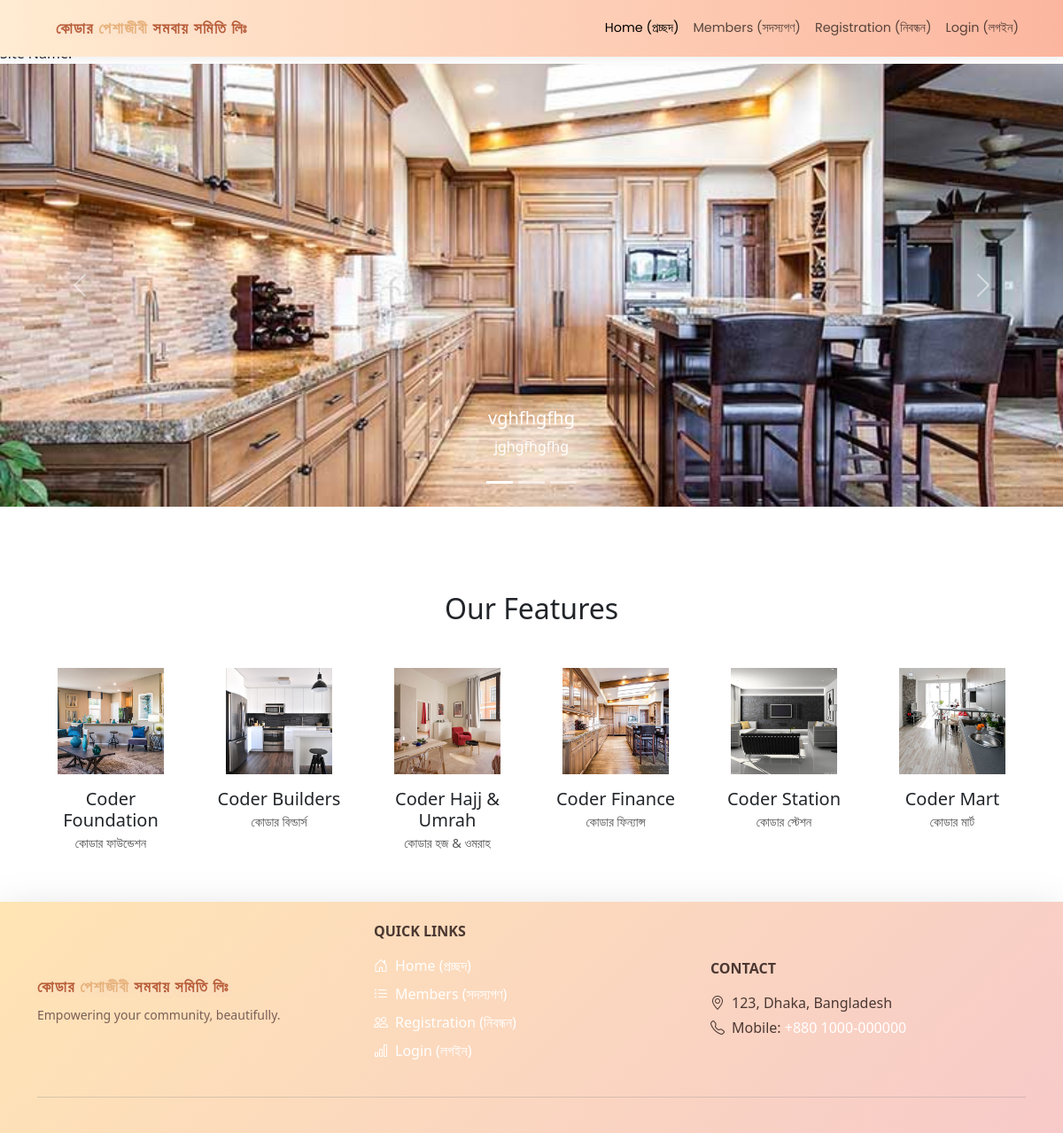
The page / on the database its author committed.
### tables this page shows
CREATE TABLE `banner` (
  `id` int(11) NOT NULL,
  `banner_name_bn` varchar(255) NOT NULL,
  `banner_name_en` varchar(255) NOT NULL,
  `banner_image` varchar(255) NOT NULL,
  `created_at` timestamp NOT NULL DEFAULT current_timestamp()
);

CREATE TABLE `company` (
  `id` int(11) NOT NULL,
  `company_name_bn` varchar(255) NOT NULL,
  `company_name_en` varchar(255) NOT NULL,
  `company_image` varchar(255) NOT NULL,
  `created_at` timestamp NOT NULL DEFAULT current_timestamp()
);

### index.php (the view, shortened to what this page needs)
<!DOCTYPE html>
<html lang="en">
<?php include 'includes/head.php'; ?>
<body>
    <header>
        <?php include 'includes/header.php'; ?>
    </header>
    <section id="carousel">
        <?php include 'includes/slider.php'; ?>
    </section>
    <section id="features" class="py-5">
        <div class="container features-section">
            <h2 class="text-center my-5">Our Features</h2>
            <div class="row text-center">
                <?php
                include_once __DIR__ . '/config/config.php';
                try {
                    $stmt = $pdo->query("SELECT company_name_en, company_name_bn, company_image FROM company ORDER BY id DESC");
                    $companies = $stmt->fetchAll();
                    foreach ($companies as $company): ?>
                    <div class="col-md-2 mb-4">
                        <div class="feature-card">
                            <img src="company/<?= htmlspecialchars($company['company_image']); ?>" alt="<?= htmlspecialchars($company['company_name_en']); ?>" class="img-fluid" style="height: 120px; object-fit: contain;">
                            <h5 class="mt-3">
                                <?= htmlspecialchars($company['company_name_en']); ?> <br>
                                <span style="font-size: 0.9rem; color: #555;"><?= htmlspecialchars($company['company_name_bn']); ?></span>
                            </h5>
                        </div>
                    </div>
                    <?php endforeach;
                } catch (Exception $e) {
                    die('Error fetching companies: ' . $e->getMessage());
                }
                ?>
            </div>
        </div>
    </section>
    <footer>
        <?php include 'includes/footer.php'; ?>
    </footer>
</body>
</html>

### includes/slider.php (shortened to what this page needs)
<?php
include_once __DIR__ . '/../config/config.php';
try {
    $stmt = $pdo->query("SELECT banner_name_bn, banner_name_en, banner_image FROM banner ORDER BY id DESC");
    $banners = $stmt->fetchAll();
} catch (Exception $e) {
    die('Error fetching banners: ' . $e->getMessage());
}
?>
<link href="https://cdn.jsdelivr.net/npm/bootstrap@5.3.0/dist/css/bootstrap.min.css" rel="stylesheet">
<div id="bannerCarousel" class="carousel slide" data-bs-ride="carousel">
    <div class="carousel-indicators">
        <?php foreach ($banners as $index => $banner): ?>
        <button type="button" data-bs-target="#bannerCarousel" data-bs-slide-to="<?= $index; ?>" class="<?= $index === 0 ? 'active' : ''; ?>" aria-current="<?= $index === 0 ? 'true' : 'false'; ?>" aria-label="Slide <?= $index + 1; ?>"></button>
        <?php endforeach; ?>
    </div>
    <div class="carousel-inner">
        <?php foreach ($banners as $index => $banner): ?>
        <div class="carousel-item <?= $index === 0 ? 'active' : ''; ?>">
            <img src="banner/<?= htmlspecialchars($banner['banner_image']); ?>" class="d-block w-100" alt="<?= htmlspecialchars($banner['banner_name_en']); ?>" style="max-height: 500px; object-fit: cover;">
            <div class="carousel-caption d-none d-md-block">
                <h5><?= htmlspecialchars($banner['banner_name_en']); ?></h5>
                <p><?= htmlspecialchars($banner['banner_name_bn']); ?></p>
            </div>
        </div>
        <?php endforeach; ?>
    </div>
    <button class="carousel-control-prev" type="button" data-bs-target="#bannerCarousel" data-bs-slide="prev">
        <span class="carousel-control-prev-icon" aria-hidden="true"></span>
    </button>
    <button class="carousel-control-next" type="button" data-bs-target="#bannerCarousel" data-bs-slide="next">
        <span class="carousel-control-next-icon" aria-hidden="true"></span>
    </button>
</div>

### assets/style.css (style rules this page uses)
body { background-color:#e7b17a; font-family: 'Poppins', Arial, sans-serif; background-size: cover; }

### rows shown on the page
banner: banner_image (picture), banner_name_en "vghfhgfhg", banner_name_bn "jghgfhgfhg"
company: company_image (picture), company_name_en "Coder Foundation", company_name_bn "কোডার ফাউন্ডেশন"
company: company_image (picture), company_name_en "Coder Builders", company_name_bn "কোডার বিল্ডার্স"
company: company_image (picture), company_name_en "Coder Hajj & Umrah", company_name_bn "কোডার হজ & ওমরাহ"
company: company_image (picture), company_name_en "Coder Finance", company_name_bn "কোডার ফিন্যান্স"
company: company_image (picture), company_name_en "Coder Station", company_name_bn "কোডার স্টেশন"
company: company_image (picture), company_name_en "Coder Mart", company_name_bn "কোডার মার্ট"
